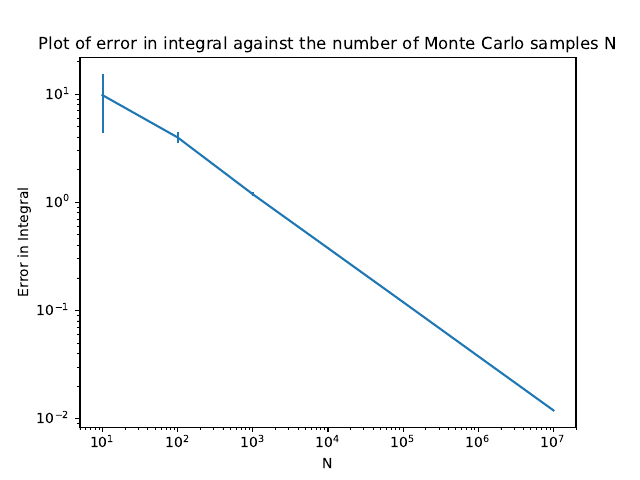

Write the Python code that produced this figure.
import numpy as np
import os.path
import matplotlib.pyplot as plt

def mc_integration(N, function, limit, dimensions):
	V = np.power(limit, dimensions)
	rand_points = np.random.rand(N, dimensions) * limit
	function_with_val = function(np.sum(rand_points, axis=1))
	mean_f = (1/N) * np.sum(function_with_val)
	mean_f_squared = (1/N) * np.sum(np.square(function_with_val))
	
	sigma = V * np.sqrt((mean_f_squared - np.square(mean_f)) / N)
	integral = V * mean_f

	return (np.power(10, 6) * np.array([integral, sigma]))

def mc_integration_error(N, function, limit, dimensions):
	val_and_error = mc_integration(N, function, limit, dimensions)
	return val_and_error[1]

def error_plot(repeats=25, new_data=False):
	filename = "ex1_core_1.csv"
	N_vals = np.power(np.full(7, 10), np.arange(1,8))
	errors_mat = None

	if os.path.isfile(filename) and not new_data:
		errors_mat = np.loadtxt(filename)
	else:
		N_vals_repeated = np.matrix.transpose(np.full([repeats, len(N_vals)], N_vals))
		vmc_integration = np.vectorize(mc_integration_error)
		errors_mat = vmc_integration(N_vals_repeated, np.sin, np.pi/8, 8)

		np.savetxt(filename, errors_mat)

	means = np.mean(errors_mat, axis=1)
	stds = np.std(errors_mat, axis=1)

	plt.errorbar(N_vals, means, yerr=stds)
	plt.loglog()
	plt.xlabel("N")
	plt.ylabel("Error in Integral")
	plt.title("Plot of error in integral against the number of Monte Carlo samples N")
	plt.show()
	plt.savefig("ex1_core_1.pdf")





error_plot()
print(mc_integration(10**7, np.sin, np.pi/8, 8))